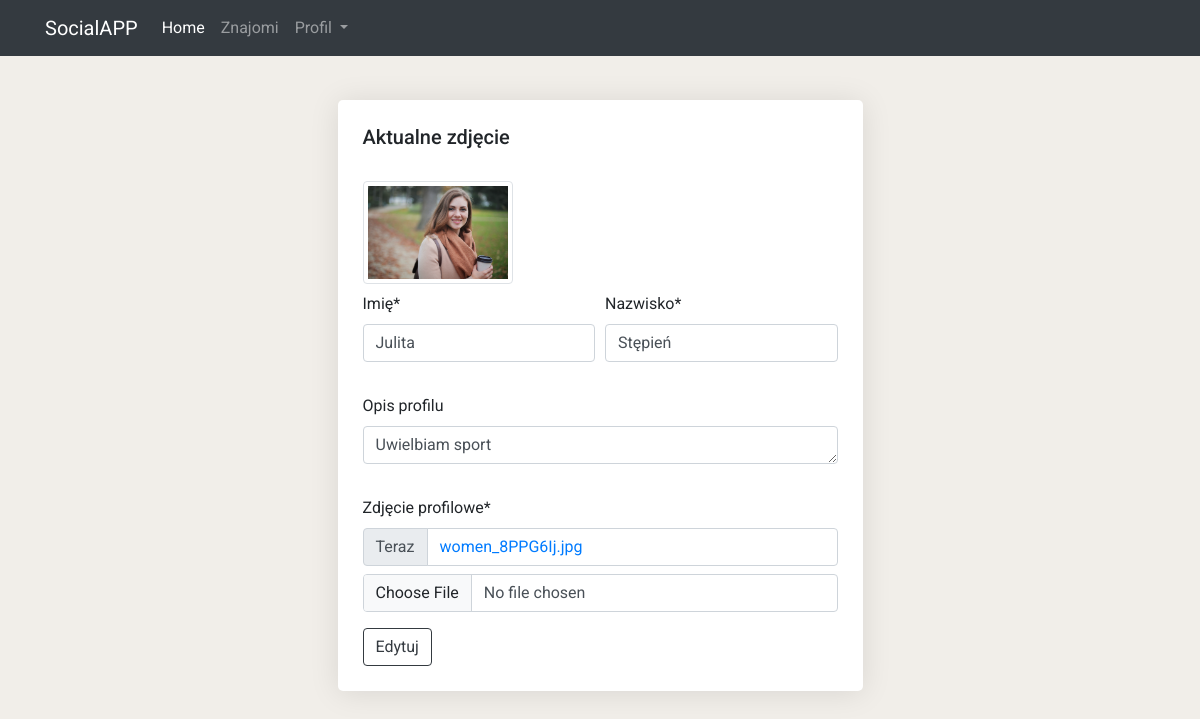
/edit_profile/ (signed in), run on the app's committed database.
### App/models.py (models this page shows, shortened)
class UserProfile(models.Model):
    user = models.OneToOneField(User, on_delete=models.CASCADE, related_name='userprofile')
    name = models.CharField(max_length=100)
    last_name = models.CharField(max_length=100)
    email = models.EmailField(null=True)
    creation_date = models.DateTimeField(auto_now_add=True, null=True)
    profile_pic = models.ImageField(default='user_white.png')
    followers = models.ManyToManyField('self',blank=True, symmetrical=False)
    profile_description = models.TextField(max_length=150, null=True, blank=True)

### App/views.py (the view)
# urls.py: path('edit_profile/', views.edit_profile, name="edit_profile"),
@user_passes_test(login_check, login_url='/check/')
def edit_profile(request):
    profile = UserProfile.objects.get(user=request.user)
    if request.method == "POST":
        form = EditProfile(request.POST, request.FILES, instance=profile)
        if form.is_valid():
            form.save()
            messages.success(request, 'Pomyśnie edytowano profil' )
    else:
        form = EditProfile(instance=profile)
    context = {
        'profile': profile,
        'form': form,
    }
    return render(request, 'App/edit_profile.html', context)

### App/forms.py
class EditProfile(ModelForm):
    class Meta:
        model = UserProfile
        widgets = {
          'profile_description': forms.Textarea(attrs={'rows':1,}),
        }
        labels = {
            'name': 'Imię',
            'last_name': 'Nazwisko',
            'profile_description': 'Opis profilu',
            'profile_pic': 'Zdjęcie profilowe',
        }
        exclude  = ['user','email','followers']

### App/views.py (called while the page is built)
def login_check(user):
    return user.is_authenticated

### App/templates/App/edit_profile.html (shortened to what this page needs)
{% extends 'App/base.html' %}
{% load i18n %}
{% load crispy_forms_tags %}
{% load static %}
{% block content %}
<section class="main-content">
    <div class="container">
        <div class="col-sm-6 offset-sm-3">
            <div class="post-block">
                <h5>Aktualne zdjęcie</h5>
                <div class="d-flex flex-column" style="width: 150px;">
                    <img src="{{ profile.profile_pic.url }}"
                      alt="Generic placeholder image" class="img-fluid img-thumbnail mt-4 mb-2"
                      style="width: 150px; z-index: 1">
                  </div>
                <form method="POST" enctype="multipart/form-data">
                    <div class="form-row">
                        <div class="form-group col-md-6">
                            {{form.name |as_crispy_field}}
                        </div>
                        <div class="form-group col-md-6">
                            {{form.last_name |as_crispy_field}}
                        </div>
                        <div class="form-group col-md-12">
                            {{form.profile_description |as_crispy_field}}
                        </div>
                    </div>
                    {{form.profile_pic |as_crispy_field}}
                    <button type="submit" name="change_pic_form" class="btn btn-outline-dark" data-mdb-ripple-color="dark" >Edytuj</button>
                </form>
                </div>
{% endblock %}

### static/css/main.css (style rules this page uses)
body { background: #f1eee9; font-family: "Roboto", sans-serif; }
.main-content { padding-top: 100px; padding-bottom: 100px; }
.post-block { background: #fff; padding: 25px; margin-bottom: 25px; border-radius: 5px; overflow: hidden; box-shadow: 0 2px 30px rgba(0, 0, 0, 0.1); transition: all 0.2s; }

### data on the page
UserProfile: profile_pic (picture), name "Julita", last_name "Stępień", profile_description "Uwielbiam sport"
